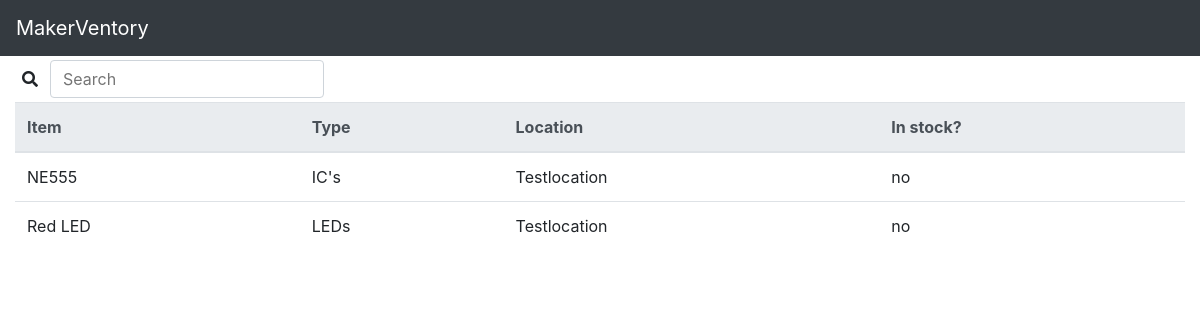
The app's page /inventory/, older data.
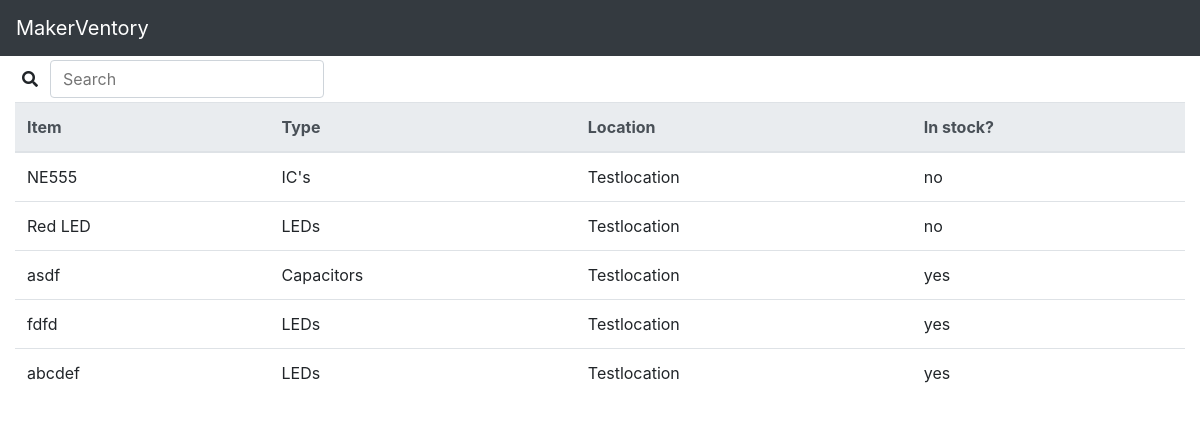
The same page, newer data.
### inventory/models.py (models this page shows, shortened)
class Item(models.Model):
    item_type = models.ForeignKey(ItemType, on_delete=models.CASCADE)
    name = models.CharField(max_length=100)
    description = models.TextField(max_length=250)
    location = models.ForeignKey(Location, on_delete=models.CASCADE)
    location_detail = models.TextField(max_length=50)
    photo = models.ImageField(blank=True)
    in_stock = models.BooleanField(blank=True, default=True)

class ItemType(models.Model):
    name = models.TextField(max_length=50)
    def __str__(self):
        return self.name

class Location(models.Model):
    name = models.TextField(max_length=50)
    floor_plan = models.ImageField(blank=True)
    def __str__(self):
        return self.name

### inventory/views.py (the view, shortened to what this page needs)
# urls.py: path('', search_view, name='items'),
def search_view(request):
    ctx = {}
    url_param = request.GET.get("q")
    if url_param:
        items = Item.objects.filter(name__icontains=url_param)
    else:
        items = Item.objects.all()
    ctx["items"] = items
    return render(request, "search_results.html", context=ctx)

### inventory/templates/search_results.html
{% extends "base.html" %}
{% block content %}
<div class="row">
    <div>
        <i id="search-icon" class="fas fa-search search-icon"></i><input class="search-box" id="user-input" type="search" placeholder="Search" aria-label="Search">
    </div>
    <div id="replaceable-content" class="col-12">
        {% include 'search-partial.html' %}
    </div>
</div>
{% endblock %}

### inventory/templates/base.html (shortened to what this page needs)
<!doctype html>
{% load static %}
<html lang="en">
<head>
  <link rel="stylesheet"
  href="https://maxcdn.bootstrapcdn.com/bootstrap/4.0.0/css/bootstrap.min.css"
>
  <link rel="stylesheet" href="https://use.fontawesome.com/releases/v5.8.2/css/all.css">
  <link href="{% static "css/main.css" %}"
  rel="stylesheet"
  media="screen">
</head>
<body>
  {% include 'navbar.html' %}
  <div class="container-fluid">
  {% block content %}
  {% endblock %}
  </div>
</body>
</html>

### inventory/templates/navbar.html (shortened to what this page needs)
<nav class="navbar navbar-expand-lg navbar-dark bg-dark"><a class="navbar-brand" href="#">MakerVentory</a>
</nav>

### inventory/templates/search-partial.html
{% if items %}
<table class="table">
    <thead class="thead-light">
        <tr>
            <th scope="col">Item</th>
            <th scope="col">Type</th>
            <th scope="col">Location</th>
            <th scope="col">In stock?</th>
        </tr>{% for item in items %}
        <tr>
            <td>{{ item.name }}</td>
            <td>{{ item.item_type }}</td>
            <td>{{ item.location }}</td>
            <td>{{ item.in_stock|yesno }}</td>
        </tr>{% endfor %}
    </thead>
</table>
{% else %}
  <h2>No items found.</h2>
{% endif %}

### inventory/static/css/main.css (style rules this page uses)
.search-icon { margin-left: 10px; display: inline; padding: .375rem .75rem; margin-top: 4px; margin-bottom: 4px; }
.search-box { display: inline; padding: .375rem .75rem; margin-top: 4px; margin-bottom: 4px; font-size: 1rem; line-height: 1.5; color: #495057; background-color: #fff; background-clip: padding-box; border: 1px solid #ced4da; border-radius: .25rem; transition: border-color .15s ease-in-out,box-shadow .15s ease-in-out; }

Row changes from the older to the newer data that the page shows:
added Item: name "asdf", item_type "Capacitors", location "Testlocation", in_stock "yes"
added Item: name "fdfd", item_type "LEDs", location "Testlocation", in_stock "yes"
added Item: name "abcdef", item_type "LEDs", location "Testlocation", in_stock "yes"
